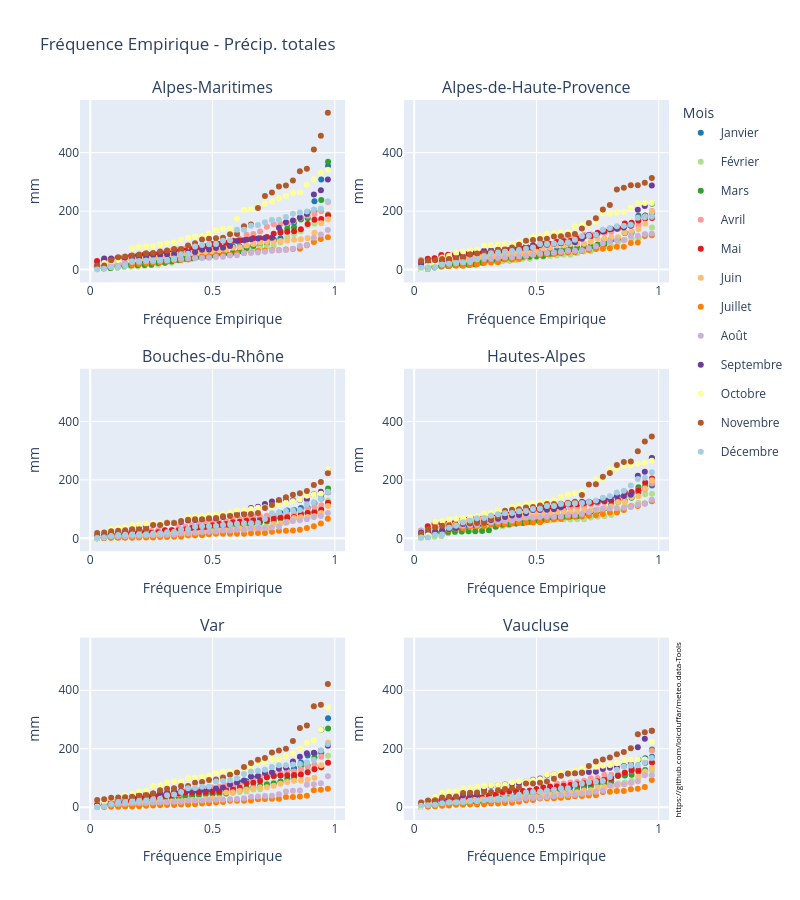

Write notebook code for a chart like this one.
### Markdown cell above
#### 7- Graphique des distributions de fréquence - OPTIONNEL pour vérification visuelle du calcul de la fréquence empirique par groupe de polygone-mois
NB: La subtilité de codage est d'affecter une légende commune à tous les polygones. Par ex. la couleur de janvier est la même pour tous les polygones (sinon par défaut la couleur ne reboucle pas entre chaque polygone et continue s'incrémenter)

### Code cell
# Graphique des distributions de fréquence pout vérification visuelle du calcul de la fréquence empirique par groupe de département-mois
#================================
# Auteur: L. Duffar
# Mars 2024
#================================

import plotly.graph_objects as go
from plotly.subplots import make_subplots
import plotly.express as px
import matplotlib.pyplot as plt
import matplotlib.colors as mcolors
import math

param= 'SWI_MENS'
param= 'cumul_PRETOTM_MENS'
param= 'PRETOTM_MENS'

########### Initialisation
print(datetime.now().strftime('%d/%m/%Y %H:%M'))
col_freq= 'freq_' +  param

########### Traitement
polygones= df_filtered.index.get_level_values(nom_colonne_polygone).unique()
nb_lignes = math.ceil(len(polygones) / 2)

# Extraction du mois depuis 'DATE' dans l'index
df_filtered['Mois'] = df_filtered.index.get_level_values('DATE').month

# Créer une figure avec des subplots
fig = make_subplots(rows= nb_lignes, cols=2, subplot_titles= [f"{polyg}" for polyg in polygones],
                    vertical_spacing= 0.12, horizontal_spacing= 0.1
                    )

# # Mappage des mois pour la légende
# mois_map = {1: "Janvier", 2: "Février", 3: "Mars", 4: "Avril", 5: "Mai", 6: "Juin",
#             7: "Juillet", 8: "Août", 9: "Septembre", 10: "Octobre", 11: "Novembre", 12: "Décembre"}

# Assigner une couleur unique à chaque mois
# couleurs= px.colors.qualitative.Plotly # seulement 10 couleurs
cmap = plt.get_cmap('Paired')# 12 couleurs
couleurs= [mcolors.to_hex(cmap(i)) for i in range(cmap.N)]

# Itérer sur les mois puis sur les polygones pour créer les traces des différents subplots
for i, mois in enumerate(mois_map.keys(), start= 1):
    df_mois = df_filtered[df_filtered['Mois'] == mois]

    for j, polygone in enumerate(polygones, start= 1):
        # Filtrer le dataframe pour le mois et le polygone actuel pris dans le multi-index
        # df_polygone = df_mois.xs(dept, level= nom_colonne_polygone)
        df_polygone = df_mois[df_mois.index.get_level_values(nom_colonne_polygone) == polygone]
        row = ((j - 1) // 2) + 1
        col = ((j - 1) % 2) + 1  
        # Ajouter la trace
        fig.add_trace(
            go.Scatter(x= df_polygone[col_freq], y= df_polygone[param], mode='markers',
                       name= mois_map[mois], marker=dict(color= couleurs[i % len(couleurs)]),
                       legendgroup= str(mois), showlegend= (j == 1)),  # Afficher la légende uniquement pour la première instance de chaque mois
            row=row, col=col
        )

# Ajuster les paramètres des subplots
# fig.update_layout(height= 900, width=800, title_text="Fréquence Empirique - " + param_dict2[param][0], legend_title= "Mois",
#                   hovermode='x unified', hoverlabel= dict(bgcolor= 'rgba(255,255,255,0.7)'),
#                   ) # version dictionary
fig.update_layout(height= 900, width=800, title_text= "Fréquence Empirique - " + param_df2['nom_clair'][param], legend_title= "Mois",
                  hovermode='x unified', hoverlabel= dict(bgcolor= 'rgba(255,255,255,0.7)'),
                  ) # version dataframe
fig.update_xaxes(title_text="Fréquence Empirique")
# titre_y= param_dict2[param][1] # version dictionnaire
titre_y= param_df2['unité'][param] # version dictionnaire
fig.update_yaxes(title_text= titre_y, matches= 'y')
fig.add_annotation(text= "https://github.com/loicduffar/meteo.data-Tools", xref= "paper", yref= "paper", x= 1., y= 0, xanchor= "left", yanchor= "auto",
            textangle= -90, showarrow= False, font= dict(size= 8, color= "black"))  
fig.show()
df_filtered.drop('Mois', axis=1, inplace=True)
